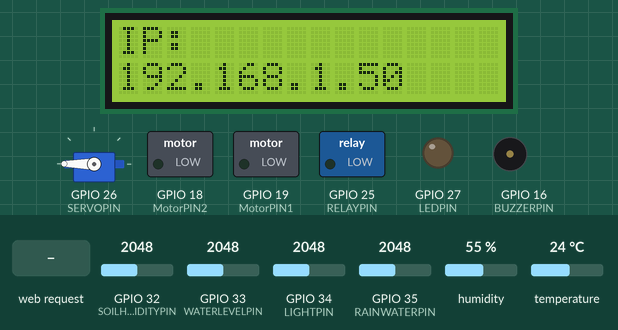
This sketch was run on a simulated ESP32. Parts: 16×2 character LCD, servo, switched loads named in the sketch (green lamp = pin HIGH), output pins drawn as LEDs (lit = HIGH), buzzer (waves = sounding, pin HIGH). Inputs (shaded band) come from the test bench; at power-on: GPIO 32 (SOILHUMIDITYPIN) = 2048, GPIO 33 (WATERLEVELPIN) = 2048, GPIO 34 (LIGHTPIN) = 2048, GPIO 35 (RAINWATERPIN) = 2048, humidity 55 %, temperature 24 °C. WiFi joins after 1.5 s; servers stay silent unless stated; what the sketch prints to the serial monitor is not drawn.

Above: at 6.2 s.
6.3 s: HTTP request GET /a received
7.8 s: HTTP request GET /A received
9.8 s: HTTP request GET /b received
Timing chart, 0 to 12.8 s (numbered marks = the images above; inputs shaded):
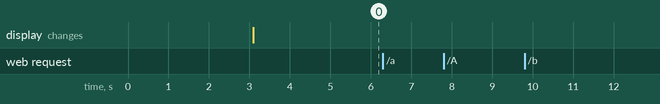

The sketch:

4_5_6_WiFi-APP-Smart-Farm.ino
```cpp
/*
 * 名称   : WiFi-APP-Smart-Farm
 * 功能   : 使用 wifi+APP 一起控制智能农场
 * 编译IDE：ARDUINO 2.3.6
 * 作者   : https://www.keyesrobot.cn/
*/

#include <Arduino.h>
#ifdef ESP32
#include <WiFi.h>
#elif defined(ESP8266)
#include <ESP8266WiFi.h>
#endif

#include <dht11.h>
#include <ESP32Servo.h>
#include <LiquidCrystal_I2C.h>

// 显示
#define DHT11PIN 17         // 温湿度传感器引脚
#define RAINWATERPIN 35     // 水滴传感器引脚
#define LIGHTPIN 34         // 光敏电阻引脚
#define WATERLEVELPIN 33    // 水位传感器引脚
#define SOILHUMIDITYPIN 32  // 土壤湿度传感器引脚
// 控制
#define LEDPIN 27     // LED引脚
#define RELAYPIN 25    // 继电器引脚控制水泵
#define SERVOPIN 26   // 舵机引脚
#define MotorPIN1 19  // 电机模块IN+引脚
#define MotorPIN2 18  // 电机模块IN-引脚
#define BUZZERPIN 16  // 蜂鸣器引脚

/*替换为您的网络凭据（输入您自己的WiFi名称和密码）*/
const char* ssid = "REPLACE_WITH_YOUR_SSID";  // 输入你自己的WiFi名称
const char* password = "REPLACE_WITH_YOUR_PASSWORD"; // 输入你自己的WiFi密码

// 初始化LCD1602, I2C地址为0x27
LiquidCrystal_I2C lcd(0x27, 16, 2);
WiFiServer server(80);  // 初始化wifi服务器
dht11 DHT11;            // 初始化温湿度传感器
Servo myservo;          // 创建舵机对象控制舵机
                        // 在ESP32上可以创建16个舵机对象

// 将变量定义为检测到的值
String request;
String dataBuffer;
int Temperature;   // 温度
int Humidity;      // 湿度
int SoilHumidity;  // 土壤湿度
int Light;         // 亮度
int WaterLevel;    // 水位
int Rainwater;     // 雨水

void setup() {
  Serial.begin(9600);
  // 连接wifi
  WiFi.begin(ssid, password);
  // 检查是否连接
  Serial.println("Connecting to WiFi...");
  while (WiFi.status() != WL_CONNECTED) {
    delay(1000);
    Serial.print(".");
  }
  delay(1000);
  // 串口打印wifi名称和IP地址
  Serial.println("Connected to WiFi");
  Serial.print("WiFi NAME:");
  Serial.println(ssid);
  Serial.print("IP:");
  Serial.println(WiFi.localIP());

  // 初始化LCD
  lcd.init();
  // 打开/关闭（可选）背光
  lcd.backlight();
  //lcd.noBacklight();
  lcd.clear();
  // 设置光标的位置
  lcd.setCursor(0, 0);
  // LCD打印
  lcd.print("IP:");
  // 设置光标的位置
  lcd.setCursor(0, 1);
  // LCD打印
  lcd.print(WiFi.localIP());

  // 设置引脚模式
  pinMode(LEDPIN, OUTPUT);
  pinMode(RAINWATERPIN, INPUT);
  pinMode(LIGHTPIN, INPUT);
  pinMode(SOILHUMIDITYPIN, INPUT);
  pinMode(WATERLEVELPIN, INPUT);
  pinMode(RELAYPIN, OUTPUT);
  pinMode(MotorPIN1, OUTPUT);
  pinMode(MotorPIN2, OUTPUT);
  pinMode(BUZZERPIN, OUTPUT);
  delay(1000);

  // 连接舵机到引脚26
  myservo.attach(SERVOPIN);
  myservo.write(180);
  delay(1000);

  // 启动服务器
  server.begin();

  // 配置LEDC渠道
  ledcAttachChannel(BUZZERPIN, 1000, 8, 4);
}

void loop() {
  // 检查客户端与web服务器是否连接
  // 当客户端连接到服务器时，“server.available（）”返回一个用于客户端通信的WiFiClient对象。
  WiFiClient client = server.available();
  if (client) {
    Serial.println("New client connected");
    while (client.connected()) {
      // 确定服务器是否发送数据
      if (client.available()) {
        request = client.readStringUntil('s');
        Serial.print("Received message: ");
        Serial.println(request);
      }
      // 获取所有传感器数据
      getSensorsData();
      // 将所有数据放入数据缓冲器"dataBuffer"
      dataBuffer = "";
      dataBuffer += String(Temperature, HEX);
      dataBuffer += String(Humidity, HEX);
      dataBuffer += dataHandle(SoilHumidity);
      dataBuffer += dataHandle(Light);
      dataBuffer += dataHandle(WaterLevel);
      dataBuffer += dataHandle(Rainwater);
      // 发送数据到服务器，传输到APP
      client.print(dataBuffer);
      delay(500);

      //LED
      if (request == "a") {
        digitalWrite(LEDPIN, HIGH);
      } else if (request == "A") {
        digitalWrite(LEDPIN, LOW);
      }
      // 灌溉
      else if (request == "b") {
        digitalWrite(RELAYPIN, HIGH);
        delay(400);  //灌溉延时
        digitalWrite(RELAYPIN, LOW);
        delay(700);
      }
      // 风扇
      else if (request == "c") {
        delay(800);
        digitalWrite(MotorPIN2, LOW);
        analogWrite(MotorPIN1, 100);
        delay(200);
      } else if (request == "C") {
        digitalWrite(MotorPIN2, LOW);
        analogWrite(MotorPIN1, 0);
      }
      // 喂食盒
      else if (request == "d") {
        // 舵机转到80°打开喂食盒
        myservo.write(80);
        delay(1000);
      } else if (request == "D") {
        // 舵机转到180°合上喂食盒
        myservo.write(180);
        delay(1000);
      }
      // 蜂鸣器播放音乐
      else if (request == "e") {
        ledcWriteTone(BUZZERPIN, 262);
        delay(200);
        ledcWriteTone(BUZZERPIN, 294);
        delay(200);
        ledcWriteTone(BUZZERPIN, 330);
        delay(200);
        ledcWriteTone(BUZZERPIN, 349);
        delay(200);
        ledcWriteTone(BUZZERPIN, 392);
        delay(200);
        ledcWriteTone(BUZZERPIN, 440);
        delay(200);
        ledcWriteTone(BUZZERPIN, 494);
        delay(200);
        ledcWriteTone(BUZZERPIN, 0);
        delay(500);
      }
      request = "";
    }
    Serial.println("Client disconnected");
  }
}

void getSensorsData() {
  // 获取数据
  int chk = DHT11.read(DHT11PIN);
  // 水滴传感器
  Rainwater = analogRead(RAINWATERPIN);
  // 光敏电阻
  Light = analogRead(LIGHTPIN);
  // 土壤湿度传感器
  SoilHumidity = analogRead(SOILHUMIDITYPIN) * 1.8;
  // 水位传感器
  WaterLevel = analogRead(WATERLEVELPIN) * 1.8;
  // 温度
  Temperature = DHT11.temperature;
  // 湿度
  Humidity = DHT11.humidity;
}

// 将数据转换成百分比
String dataHandle(int data) {
  // 将模拟值转换为百分比
  int percentage = (data / 4095.0) * 100;
  // 如果转换后的百分比大于100，则输出100
  percentage = percentage > 100 ? 100 : percentage;
  // 六个字符存储十六进制字符串，一个字符作为终止符
  char hexString[3];
  // 将十六进制值转换为6位十六进制字符串，加上前导零：0表示00,1表示01…
  sprintf(hexString, "%02X", percentage);

  return hexString;
}
```

Measured:
- after the input at 6.3 s, every drawn part: stays the same
- after the input at 7.8 s, every drawn part: stays the same
- after the input at 9.8 s, every drawn part: stays the same
